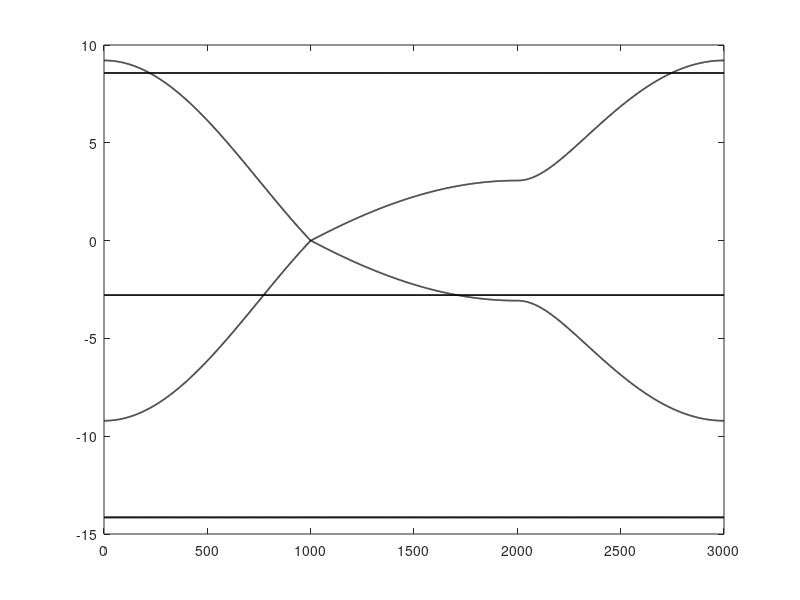

MATLAB code for this plot: (Note: this script raises an error after producing the figure.)
clear all;
close all;
clc;

% Constantes del modelo
a = 2.46;
Es = -8.37;
Epx = 0;
Epy = 0;
Epz = 0;   
Vsssigma = -5.73;
Vspsigma = 6.05;
%Vpppi = 0;
Vpppi = -3.07;
Vppsigma = 5.62;

Esp2 = (1/3)*Es+(2/3)*Epx;
Esp2t = (1/3)*Es + (1/6)*Epx + (1/2)*Epy;
Esp2tt = (1/3)*Es + (1/6)*Epx + (1/2)*Epy;

V1arriba = (1/3)*Vsssigma-(2/3)*Vppsigma-(2*sqrt(2)/3)*Vspsigma;
V1abajo = (1/3)*Vsssigma-(2/3)*Vppsigma+(2*sqrt(2)/3)*Vspsigma;

V2 = (1/3)*Vsssigma - (1/sqrt(18))*((1/2)*Vspsigma) - (1/sqrt(6))*(sqrt(3)/2)*Vspsigma + ...
(1/sqrt(18))*(-(1/2)*Vspsigma) - (1/6)*((Vppsigma/4)+(3*Vpppi/4)) - (1/sqrt(12))*((sqrt(3)/4)*(Vppsigma-Vpppi))+ ...
(1/sqrt(6))*(-(sqrt(3)/2)*Vspsigma) - (1/sqrt(12))*((sqrt(3)/4)*(Vppsigma-Vpppi)) - (1/2)*((3*Vppsigma/4)+(Vpppi/4));

V3 = (1/3)*Vsssigma - (1/sqrt(18))*(Vspsigma/2) + (1/sqrt(6))*(-sqrt(3)/2)*Vspsigma + ...
(1/sqrt(18))*(-(1/2)*Vspsigma) - (1/6)*((Vppsigma/4)+(3*Vpppi/4)) + (1/sqrt(12))*((-sqrt(3)/4)*(Vppsigma-Vpppi)) + ...
-(1/sqrt(6))*((sqrt(3)/2)*Vspsigma) + (1/sqrt(12))*((-sqrt(3)/4)*(Vppsigma-Vpppi)) - (1/2)*((3*Vppsigma/4)+(Vpppi/4));


% Número de puntos por tramo
N = 1000;
% Puntos de alta simetría

K = (2*pi/3)*[sqrt(3), 1];
G = [0, 0];
M = (2*pi/3)*[sqrt(3), 0];

% Definir segmentos del camino de simetría
k_GK  = [linspace(G(1), K(1), N )', linspace(G(2), K(2), N )'];
k_KM  = [linspace(K(1), M(1), N )', linspace(K(2), M(2), N )'];
k_MG  = [linspace(M(1), G(1), N)', linspace(M(2), G(2), N )'];

% Concatenar camino completo
k_path = [k_GK; k_KM; k_MG];

% Prealocar bandas
bands = zeros(size(k_path,1), 8);

% Cálculo de las bandas
for i = 1:size(k_path,1)
    kx = k_path(i,1);
    ky = k_path(i,2);
   
    % Matriz h1
        h1=[Esp2 0 0 0 V1arriba 0 0 0; 
        0 Esp2t 0 0 0 0 0 0; 
        0 0 Esp2tt 0 0 0 0 0; 
        0 0 0 Epz 0 0 0 Vpppi; 
        V1abajo 0 0 0 Esp2 0 0 0; 
        0 0 0 0 0 Esp2t 0 0; 
        0 0 0 0 0 0 Esp2tt 0 ; 
        0 0 0 Vpppi 0 0 0 Epz];

        % Matriz h2
        A = zeros(8, 8);
        B = [ 0 0 0 0;
             0 0 0 0;
             0 0 V2 0;
             0 0 0 Vpppi];
        A(5:8, 1:4) = B;
        h2 = A * exp(1i * ((sqrt(3)/2)*kx + (1/2)*ky));

        % Matriz h3
        A = zeros(8, 8);
        C = [ 0 0 0 0;
             0 V3 0 0;
             0 0 0 0;
             0 0 0 Vpppi];
        A(5:8, 1:4) = C;
        h3 = A * exp(1i * ((sqrt(3)/2)*kx - (1/2)*ky));

        % Matriz h4
        h4 = h2';

        % Matriz h5
        h5 = h3';

    % Hamiltoniano total
    H = h1 + h2 + h3 + h4 + h5;
    % Calcular autovalores ordenados
    bands(i,:) = sort(real(eig(H)))'; % usar sort para continuidad visual
end

% Eje x para graficar
x = 1:size(k_path,1);

% Posiciones y etiquetas de los puntos de alta simetría
xticks_pos = [1, N, 2*N, 3*N];
xtick_labels = {'\Gamma','K','M','\Gamma'};

% Gráfico
figure;
plot(x, bands, 'k', 'LineWidth', 1.2); % todas líneas negras
xline(xticks_pos, '--k'); % líneas verticales en puntos de simetría
xticks(xticks_pos);
xticklabels(xtick_labels);
xlabel('\sl Trayectoria en la zona de Brillouin','FontSize', 10,'Color', 'k');
ylabel('\sl Energía (eV)','FontSize', 10,'Color', 'k');
title('');
ylim([-25 10]); % ajustar al rango típico
grid on;